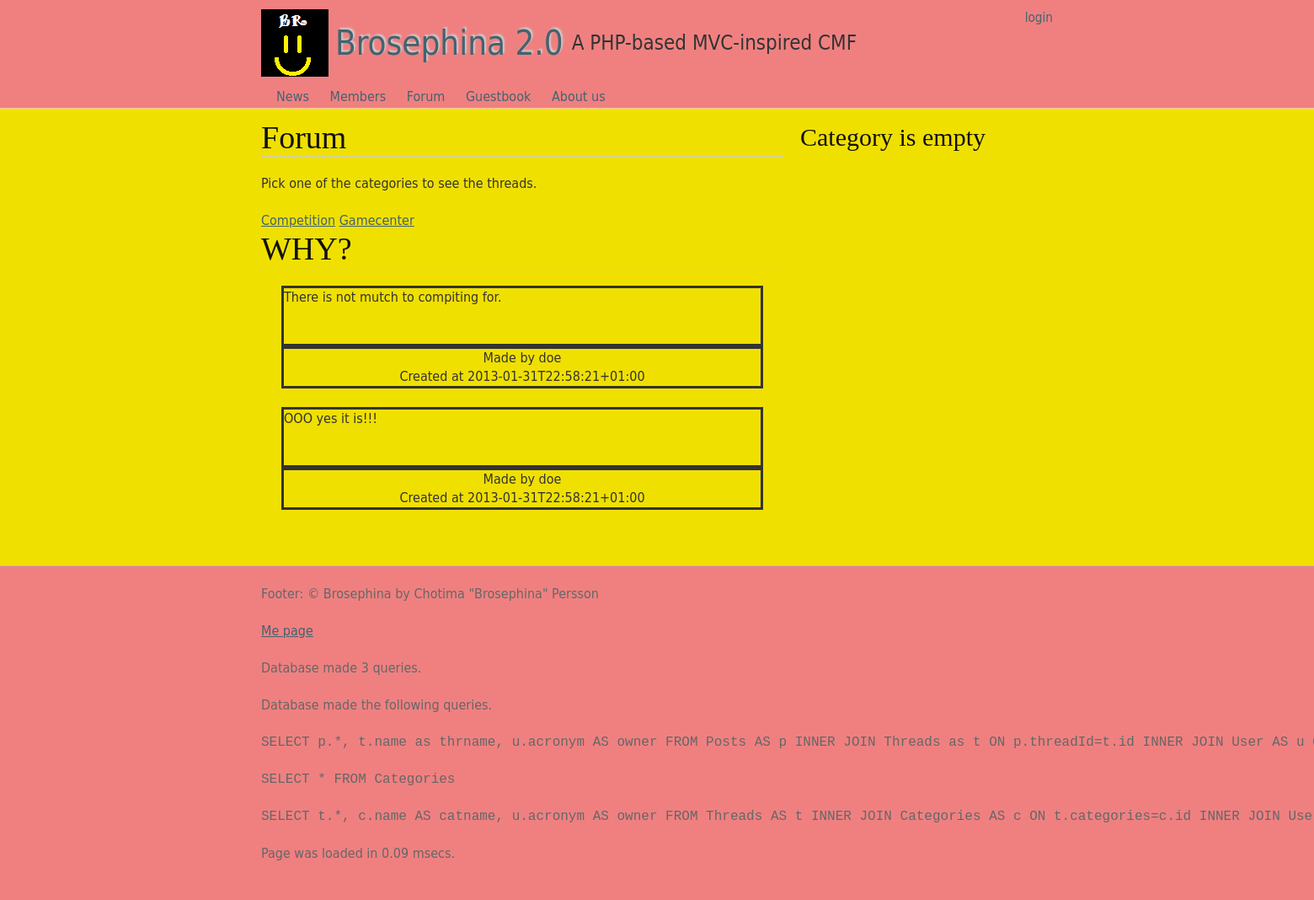
Page /forum/posts/1 on the committed database.
### tables this page shows
CREATE TABLE Posts ( id INTEGER PRIMARY KEY, threadId INTEGER DEFAULT NULL, content TEXT, idUser INT, created DATETIME default (datetime('now')), updated DATETIME default NULL);

CREATE TABLE Categories ( id INTEGER PRIMARY KEY, name TEXT);

CREATE TABLE Threads ( id INTEGER PRIMARY KEY, name TEXT, categories INTEGER DEFAULT NULL, idUser INT, created DATETIME default (datetime('now')), updated DATETIME default NULL);

CREATE TABLE User (id INTEGER PRIMARY KEY, acronym TEXT KEY, name TEXT, email TEXT, algorithm TEXT, salt TEXT, password TEXT, created DATETIME default (datetime('now')), updated DATETIME default NULL);

### index.php (called while the page is built, shortened)
<?php
require(Brosephina_INSTALL_PATH.'/src/bootstrap.php');
$br = CBrosephina::Instance();
$br->FrontControllerRoute();
$br->ThemeEngineRender();

### src/bootstrap.php (called while the page is built, shortened)
<?php
function autoload($aClassName) {
  $classFile = "/src/{$aClassName}/{$aClassName}.php";
	$file1 = Brosephina_SITE_PATH . $classFile;
	$file2 = Brosephina_INSTALL_PATH . $classFile;
}

### src/CRequest/CRequest.php (called while the page is built, shortened)
<?php
class CRequest {
	public function __construct($urlType=0) {
    $this->cleanUrl       = $urlType= 1 ? true : false;
	}
   public function CreateUrl($url=null, $method=null, $arguments=null) {
		if(!empty($url) && (strpos($url, '://') || $url[0] == '/')) {
			return $url;
		}
    $prepend = $this->base_url;
    $url = trim($url, '/');
    $method = empty($method) ? null : '/' . trim($method, '/');
    $arguments = empty($arguments) ? null : '/' . trim($arguments, '/');
    return $prepend . rtrim("$url$method$arguments", '/');
  }
  public function Init($baseUrl = null, $routing=null) {
    $scriptName = $_SERVER['SCRIPT_NAME'];
    $currentUrl = $this->GetCurrentUrl();
    $parts 	    = parse_url($currentUrl);
    $baseUrl 		= !empty($baseUrl) ? $baseUrl : "{$parts['scheme']}://{$parts['host']}" . (isset($parts['port']) ? ":{$parts['port']}" : '') . rtrim(dirname($scriptName), '/');
    $this->base_url 	  = rtrim($baseUrl, '/') . '/';
  }
	public function GetCurrentUrl() {
    $url = "http";
    $url .= (@$_SERVER["HTTPS"] == "on") ? 's' : '';
    $url .= "://";
    $serverPort = ($_SERVER["SERVER_PORT"] == "80") ? '' :
    (($_SERVER["SERVER_PORT"] == 443 && @$_SERVER["HTTPS"] == "on") ? '' : ":{$_SERVER['SERVER_PORT']}");
    $url .= $_SERVER["SERVER_NAME"] . $serverPort . htmlspecialchars($_SERVER["REQUEST_URI"]);
		return $url;
	}
}

### src/CDatabase/CDatabase.php (called while the page is built, shortened)
<?php
class CDatabase {
  private $db = null;
  private static $numQueries = 0;
  private static $queries = array();
  public function __construct($dsn, $username = null, $password = null, $driver_options = null) {
    $this->db = new PDO($dsn, $username, $password, $driver_options);
    $this->db->SetAttribute(PDO::ATTR_ERRMODE, PDO::ERRMODE_EXCEPTION);
  }
  public function GetNumQueries() { return self::$numQueries; }
  public function GetQueries() { return self::$queries; }
  public function ExecuteSelectQueryAndFetchAll($query, $params=array()){
    $this->stmt = $this->db->prepare($query);
    self::$queries[] = $query;
    self::$numQueries++;
    $this->stmt->execute($params);
    return $this->stmt->fetchAll(PDO::FETCH_ASSOC);
  }
}

### src/CMForum/CMForum.php (called while the page is built, shortened)
<?php
class CMForum extends CObject implements IHasSQL, ArrayAccess, IModule {
  public static function SQL($key=null) {
    $queries = array(
      'drop table categories'   => "DROP TABLE IF EXISTS Categories;",
      'drop table threads'      => "DROP TABLE IF EXISTS Threads;",
      'drop table posts'        => "DROP TABLE IF EXISTS Posts;",
      'create table categories' => "CREATE TABLE IF NOT EXISTS Categories ( id INTEGER PRIMARY KEY, name TEXT);",
      'create table threads'    => "CREATE TABLE IF NOT EXISTS Threads ( id INTEGER PRIMARY KEY, name TEXT, categories INTEGER DEFAULT NULL, idUser INT, created DATETIME default (datetime('now')), updated DATETIME default NULL);",
      'create table posts'      => "CREATE TABLE IF NOT EXISTS Posts ( id INTEGER PRIMARY KEY, threadId INTEGER DEFAULT NULL, content TEXT, idUser INT, created DATETIME default (datetime('now')), updated DATETIME default NULL);",
      'insert category'     	=> 'INSERT INTO Categories (name) VALUES (?);',
      'insert threads'     	=> 'INSERT INTO Threads (name, categories, idUser, created) VALUES (?, ?, ?, ?);',
      'insert post'        	=> 'INSERT INTO Posts (threadId, content, idUser, created) VALUES (?, ?, ?, ?);',
      'select * categories'     => 'SELECT * FROM Categories',
      'select * threads'        => "SELECT t.*, c.name AS catname, u.acronym AS owner FROM Threads AS t INNER JOIN Categories AS c ON t.categories=c.id INNER JOIN User AS u ON t.idUser=u.id WHERE t.categories = ? ORDER BY created DESC;",
      'select * posts'          => 'SELECT p.*, t.name as thrname, u.acronym AS owner FROM Posts AS p INNER JOIN Threads as t ON p.threadId=t.id INNER JOIN User AS u ON p.idUser=u.id WHERE p.threadId = ?;',
     );
    return $queries[$key];
  }
  public function ListAllCategories() {
    try {
        return $this->db->ExecuteSelectQueryAndFetchAll(self::SQL('select * categories'));
    } catch(Exception$e) {
      return null;
    }
  }
  public function ListAllPosts($threadId) {
    try {
        return $this->db->ExecuteSelectQueryAndFetchAll(self::SQL('select * posts'), array($threadId));
    } catch(Exception$e) {
      return null;
    }
  }
}

### src/CCForum/CCForum.php (called while the page is built, shortened)
<?php
class CCForum extends CObject implements IController {
  public function Posts($thread = null, $whatPost = null)
  {
      if($thread == null)
        $this->RedirectToController();
      else
      {
        $this->session->__set("threadNr", $thread);
        $categories = $this->session->__get("currentCat");
        $forumModel = new CMForum();
        $this->views->SetTitle('Forum');
        $this->views->AddInclude(__DIR__ . '/posts.tpl.php', array(
                    'contents'   => $forumModel->ListAllPosts($thread),
                    'catagory' => $forumModel->ListAllCategories(),
                    'whatPost'     => $whatPost,
                ));
            $this->views->AddInclude(__DIR__ . '/threads.tpl.php', array(
                    'contents'   => $forumModel->ListAllThreads($categories),
                    'category'     => $categories,
                ), "sidebar");
        }
  }
}
?>

### src/CCForum/posts.tpl.php (the view, shortened to what this page needs)
<h1>Forum</h1>
<p>Pick one of the categories to see the threads.</p>
<?php require_once('categorie2.tpl.php'); ?>
<h1><?=$contents[0]['thrname']?></h1>
<?php if($contents != null):?>
  <ul>
  <?php foreach($contents as $val):?>
  <?= "<div style='border-style:solid; border-width:medium;'>" . $val['content'] . "<br/><br/><br/></div>";?>
  <div style='text-align: center; border-style:solid; border-width:medium;'>
  <?php echo "Made by " . $val['owner'];?>
  <?php if($val['updated'] != null) {echo "Updated at " . $val['updated'];}
  else {echo "<br/>Created at " . $val['created'];}?>
  </div>
  <br/>
  <?php endforeach; ?>
  </ul>
<?php endif;?>

### themes/functions.php (shortened to what this page needs)
<?php
function get_debug() {
  $br = CBrosephina::Instance();
  $html = null;
  if(isset($br->config['debug']['db-num-queries']) && $br->config['debug']['db-num-queries'] && isset($br->db)) {
    $flash = $br->session->GetFlash('database_numQueries');
    $flash = $flash ? "$flash + " : null;
    $html .= "<p>Database made $flash" . $br->db->GetNumQueries() . " queries.</p>";
  }
  if(isset($br->config['debug']['db-queries']) && $br->config['debug']['db-queries'] && isset($br->db)) {
    $queries = $br->db->GetQueries();
    $html .= "<p>Database made the following queries.</p><pre>" . implode('<br/><br/>', $queries) . "</pre>";
  }
  if(isset($br->config['debug']['timer']) && $br->config['debug']['timer']) {
    $html .= "<p>Page was loaded in " . round(microtime(true) - $br->timer['first'], 5)*1000 . " msecs.</p>";
  }
  return $html;
}
function render_views($region='default') {
  return CBrosephina::Instance()->views->Render($region);
}
function login_menu(){
	$br = CBrosephina::Instance();
	if($br->user->IsAuthenticated()){
		$items = "<a href='" . create_url('user/profile') . "'><img class='gravatar' src='" . get_gravatar(20) . "' alt=''> " . $br->user['acronym'] . "</a> ";
		if($br->user->IsAdministrator()){
			$items .= " <a href='" . create_url('acp') . "'>acp</a>";
		}
		$items .= " <a href='" . create_url('user/logout') . "'>logout</a>";
	}
	else{
		$items = "<a href='" . create_url('user/login') . "'>login</a>";
	}
	return "<nav>$items</nav>";
}
function create_url($urlOrController=null, $method=null, $arguments=null) {
  return CBrosephina::Instance()->request->CreateUrl($urlOrController, $method, $arguments);
}
function isAuthenticated()
{
	$br = CBrosephina::getInstance();
	if($br->user['isAuthenticated'])
	{
		return true;
	}
	else
	{
		return false;
	}
}
function links2($theLink, $info)
{
  global $br;
  $links = $br->request->CreateUrl($theLink);
  $linky = "<a href='{$links}'>{$info}</a>";
  return $linky;
}

### src/CViewContainer/CViewContainer.php (shortened to what this page needs)
<?php
class CViewContainer {
	private $views = array();
  public function AddInclude($file, $variables=array(), $region='default') {
    $this->views[$region][] = array('type' => 'include', 'file' => $file, 'variables' => $variables);
    return $this;
  }
  public function AddString($string, $variables=array(), $region='default') {
    $this->views[$region][] = array('type' => 'string', 'string' => $string, 'variables' => $variables);
    return $this;
  }
  public function Render($region='default') {
    if(!isset($this->views[$region])) return;
    foreach($this->views[$region] as $view) {
      switch($view['type']) {
        case 'include': if(isset($view['variables'])) extract($view['variables']); include($view['file']); break;
        case 'string':  if(isset($view['variables'])) extract($view['variables']); echo $view['string']; break;
      }
    }
  }
}

### src/CCForum/categorie2.tpl.php (shortened to what this page needs)
<div id='navbar'>
<?php if($catagory != null):?>
  <?php foreach($catagory as $val):?>
    <?=links2("forum/threads/{$val['id']}", $val['name'])?>
  <?php endforeach; ?>
<?php endif;?>
</div>

### site/themes/mytheme/style.css (style rules this page uses)
html { background-color:#F08080; }
body { background-color:#f0e000; }
a { color:#436370 }

### themes/grid/style.css (style rules this page uses)
html, body, div, span, applet, object, iframe, h1, h2, h3, h4, h5, h6, p, blockquote, pre, a, abbr, acronym, address, big, cite, code, del, dfn, em, img, ins, kbd, q, s, samp, small, strike, strong, sub, sup, tt, var, b, u, i, center, dl, dt, dd, ol, ul, li, fieldset, form, label, legend, table, caption, tbody, tfoot, thead, tr, th, td, article, aside, canvas, details, embed, figure, figcaption, footer, header, hgroup, menu, nav, output, ruby, section, summary, time, mark, audio, video { margin:0; padding:0; border:0; font-size:100.01%; font:inherit; vertical-align:baseline; }
body { line-height:1; }
ol, ul { list-style:none; }
article, aside, details, figcaption, figure, footer, header, hgroup, nav, section { display:block; }
body { width:100%; *zoom:1; }
body:before, body:after { content:""; display:table; }
body:after { clear:both; }
body { color:#222222; font:100.01% / 1.375 Frutiger, "Frutiger Linotype", Univers, Calibri, "Gill Sans", "Gill Sans MT", "Myriad Pro", Myriad, "DejaVu Sans Condensed", "Liberation Sans", "Nimbus Sans L", Tahoma, Geneva, "Helvetica Neue", Helvetica, Arial, sans-serif; }
h1 { font-weight:normal; color:#111111; margin-bottom:22px; font-family:Cambria, Georgia, Times, 'Times New Roman', serif; font-size:2.375em; line-height:1.1579; border-bottom:1px solid #cccccc; margin-bottom:21px; }
p { margin-bottom:1.375em; }
a { color:#660000; text-decoration:underline; }
pre { margin-bottom:1.375em; white-space:pre; }
pre, code, tt, .code { font:1em / 1.375 "Courier New", Courier, monospace; }
ul, ol { margin:0.6875em 1.5em 1.375em 0; padding-left:1.5em; }
ul { list-style-type:disc; }
html { background-color:#eeeeee; overflow:-moz-scrollbars-vertical; overflow-y:scroll; }
body { margin:0; padding:0; color:#333333; background-color:#ffffff; }
#login-menu a { text-decoration:none; }
a { color:inherit; }

### rows in the picture
posts: threadId.name "WHY?", content "There is not mutch to compiting for.", idUser.acronym "doe", created "2013-01-31T22:58:21+01:00"
categories: name "Competition"
categories: name "Gamecenter"
posts: content "OOO yes it is!!!", idUser.acronym "doe", created "2013-01-31T22:58:21+01:00"

### other values in the picture
$header "Brosephina 2.0"
$slogan "A PHP-based MVC-inspired CMF"
$val['label'] "News"
$val['label'] "Members"
$val['label'] "Forum"
$val['label'] "Guestbook"
$val['label'] "About us"
$footer "Footer: © Brosephina by Chotima \"Brosephina\" Persson Me page"
$br->db->GetNumQueries() "3"
